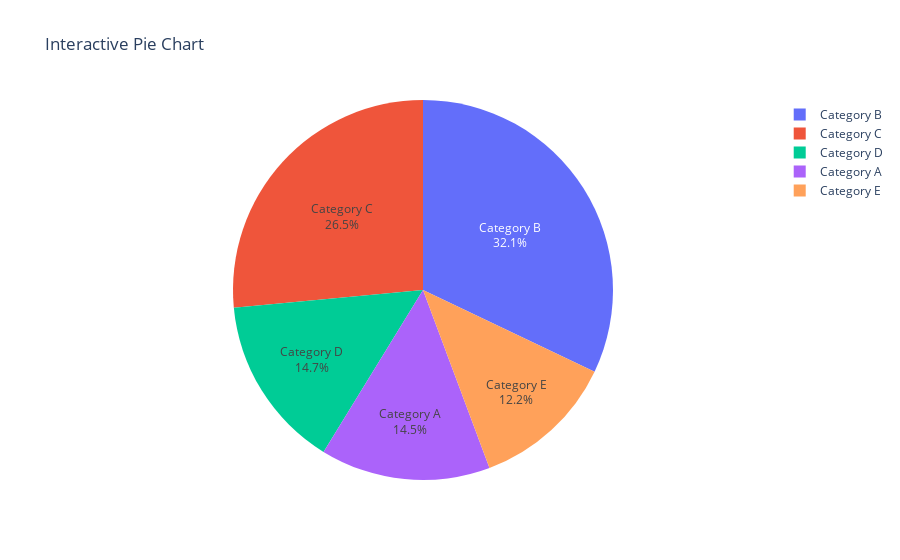

Source (notebook cell):
### Markdown cell above
#### 21 Using Plotly, create an interactive pie chart of randomly generated data, add labels and percentages, set the title as 'Interactive Pie Chart'.

### Code cell
import pandas as pd
import numpy as np
import plotly.express as px

# Step 2: Generate random data
np.random.seed(42)  # For reproducibility
categories = ['Category A', 'Category B', 'Category C', 'Category D', 'Category E']
values = np.random.randint(100, 500, size=len(categories))

# Create a DataFrame
data = pd.DataFrame({'Category': categories, 'Values': values})

# Step 3: Create a pie chart using Plotly
fig = px.pie(data, names='Category', values='Values', title='Interactive Pie Chart',
             labels={'Category': 'Category', 'Values': 'Values'})

# Step 4: Add labels and percentages to the pie chart
fig.update_traces(textposition='inside', textinfo='percent+label')

# Step 5: Show the pie chart
fig.show()

### Figure 1 — Plotly figure (JSON) as saved in the notebook; plotly's stock layout.template omitted (floating-point values rounded to 4 significant figures)
{"data": [{"domain": {"x": [0, 1], "y": [0, 1]}, "hovertemplate": "Category=%{label}<br>Values=%{value}<extra></extra>", "labels": ["Category A", "Category B", "Category C", "Category D", "Category E"], "legendgroup": "", "name": "", "showlegend": true, "textinfo": "percent+label", "textposition": "inside", "type": "pie", "values": [202, 448, 370, 206, 171]}], "layout": {"legend": {"tracegroupgap": 0}, "title": {"text": "Interactive Pie Chart"}}}
